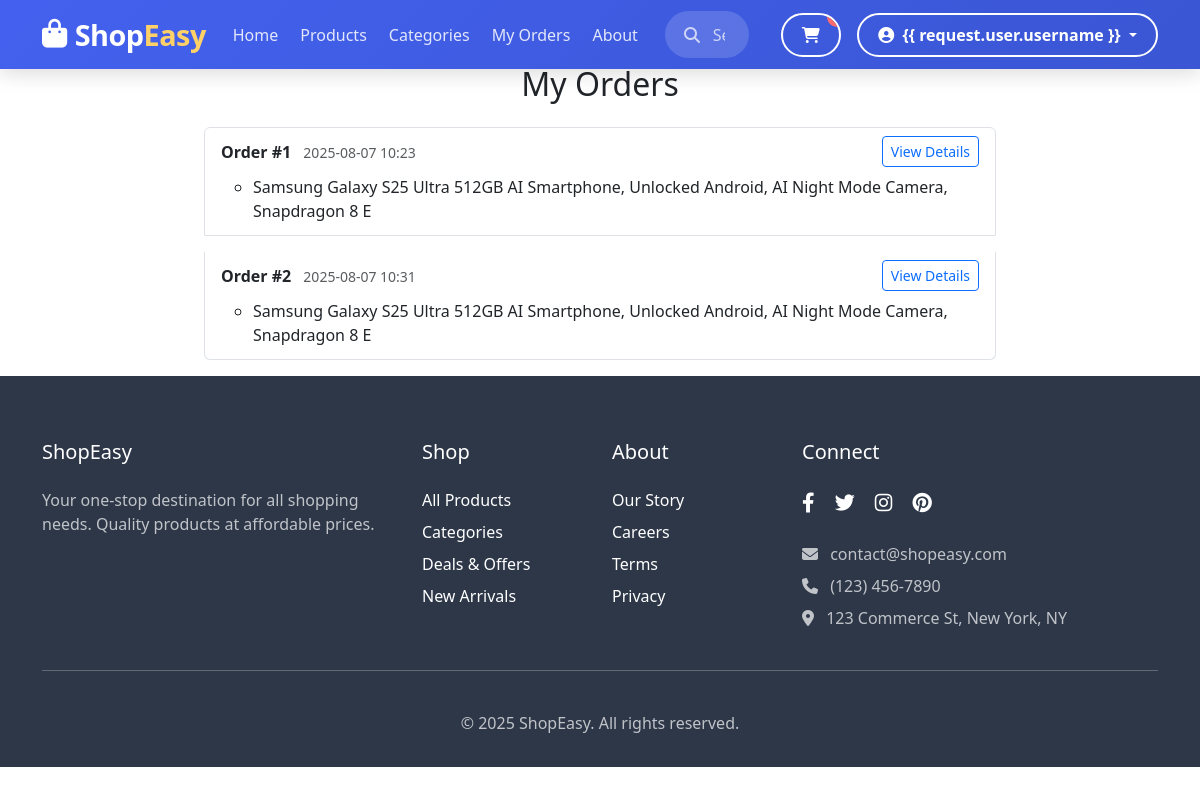
The app's page /orders/ (signed in), older data.
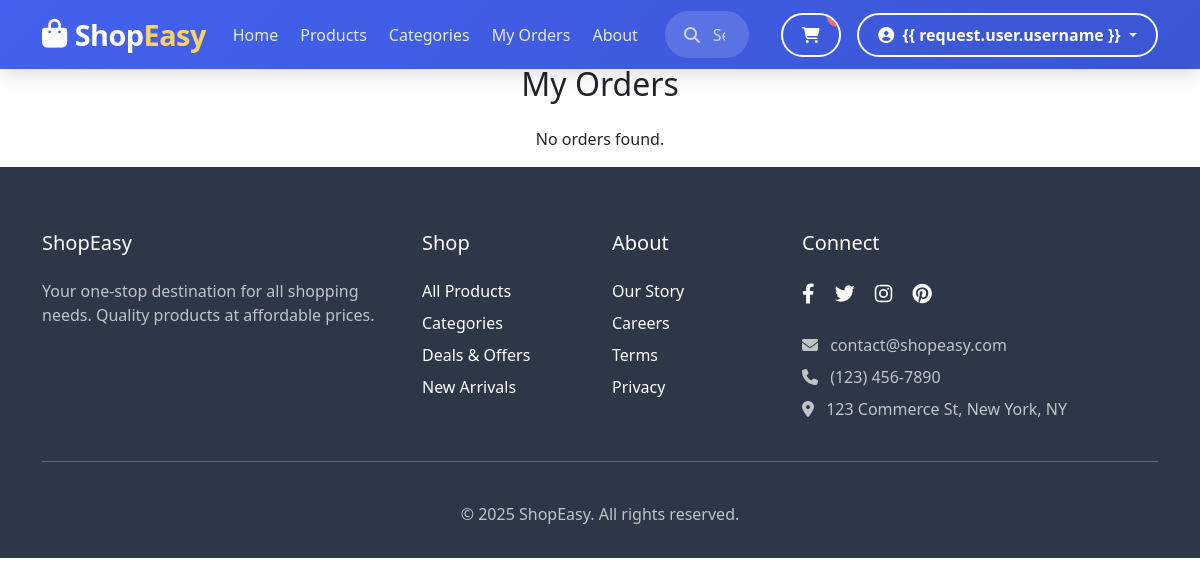
The same page, newer data.
### ecommerce/models.py (models this page shows, shortened)
class Order(models.Model):
    order_id = models.AutoField(primary_key=True)
    booking_reference = models.CharField(max_length=100, unique=True)
    amount = models.DecimalField(max_digits=10, decimal_places=2)
    status = models.CharField(max_length=50, choices=[
        ('pending', 'Pending'),
        ('confirmed', 'Confirmed'),
        ('cancelled', 'Cancelled'),
        ('completed', 'Completed')
    ], default='pending')
    payment_status = models.CharField(max_length=50, choices=[
        ('unpaid', 'Unpaid'),
        ('paid', 'Paid'),
        ('refunded', 'Refunded')
    ], default='unpaid')
    start_date = models.DateField()
    end_date = models.DateField()
    created_at = models.DateTimeField(auto_now_add=True)
    customer = models.ForeignKey(
        Customer,
        to_field='customer_id',
        on_delete=models.CASCADE,
        db_column='customer_id'
    )
    products = models.ManyToManyField(Product, related_name='orders')

class Product(models.Model):
    product_id = models.AutoField(primary_key=True)
    name = models.CharField(max_length=100)
    description = models.TextField()
    price = models.DecimalField(max_digits=10, decimal_places=2)
    image = models.ImageField(upload_to='products/', null=True, blank=True)
    stock = models.IntegerField(default=0)
    is_available = models.BooleanField(default=True)
    rating = models.FloatField(default=0)
    available_from = models.DateField(null=True, blank=True)
    available_to = models.DateField(null=True, blank=True)
    created_at = models.DateTimeField(auto_now_add=True)
    category = models.ForeignKey(
        Category,
        to_field='category_id',
        on_delete=models.CASCADE,
        db_column='category_id'
    )

### ecommerce/views.py (the view)
# urls.py: path('orders/', OrderListView.as_view(), name='orders'),
class OrderListView(LoginRequiredMixin, ListView):
    model = Order
    template_name = 'ecommerce/orders.html'
    context_object_name = 'orders'
    login_url = 'login'
    def get_queryset(self):
        user = self.request.user
        if user.is_staff:
            return Order.objects.all()
        return Order.objects.filter(customer=user)

### ecommerce/templates/ecommerce/orders.html (shortened to what this page needs)
{% extends 'ecommerce/base.html' %}
{% block content %}
<h2 class="mb-4 text-center">My Orders</h2>
<div class="row justify-content-center">
    <div class="col-lg-8">
        {% if orders %}
            <ul class="list-group">
                {% for order in orders %}
                <li class="list-group-item mb-3">
                    <div class="d-flex justify-content-between align-items-center">
                        <div>
                            <strong>Order #{{ order.order_id }}</strong>
                            <span class="text-muted small ms-2">{{ order.created_at|date:"Y-m-d H:i" }}</span>
                        </div>
                        <a href="{% url 'order_detail' order.order_id %}" class="btn btn-sm btn-outline-primary">View Details</a>
                    </div>
                    <ul class="mt-2 mb-1">
                        {% for product in order.products.all %}
                        <li>
                            {{ product.name }}
                        </li>
                        {% endfor %}
                    </ul>
                </li>
                {% endfor %}
            </ul>
        {% else %}
            <p class="text-center">No orders found.</p>
        {% endif %}
    </div>
</div>
{% endblock %}

Row changes from the older to the newer data that the page shows:
removed Order: order_id "1", created_at "2025-08-07 10:23"
removed Product: name "Samsung Galaxy S25 Ultra 512GB AI Smartphone, Unlocked Android, AI Night Mode Camera, Snapdragon 8 E"
removed Order: order_id "2", created_at "2025-08-07 10:31"
Text that changed along with them:
text now shown: "No orders found."
